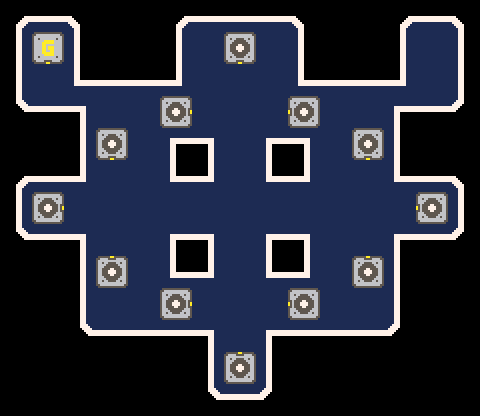

This is a level from a 2D game, rendered from its Tiled map with the project's own tilesets. A one-line summary and the complete map file follow:
An orthogonal 15x13 tile map with 32x32 px tiles, 2 tile layers (Blueboard, Element) and 1 object.

<map version="1.5" tiledversion="1.7.2" orientation="orthogonal" renderorder="left-down" width="15" height="13" tilewidth="32" tileheight="32" infinite="0" nextlayerid="4" nextobjectid="3">
 <tileset firstgid="1" source="../element.tsx" />
 <layer id="1" name="Blueboard" width="15" height="13" locked="1">
  <data encoding="csv">
28,29,47,0,0,43,29,29,29,30,0,0,43,29,30,
59,45,63,0,0,59,45,45,60,63,0,0,59,45,63,
59,45,46,29,29,44,45,61,77,46,29,29,44,62,63,
92,93,76,61,77,45,45,45,62,62,45,60,78,93,79,
0,0,59,77,62,78,76,60,78,76,62,62,63,0,0,
28,29,44,60,60,46,44,77,46,44,45,62,46,29,30,
59,60,77,77,62,45,61,61,77,77,61,60,77,45,63,
92,93,76,60,60,78,76,62,78,76,61,60,78,93,94,
0,0,59,60,60,46,44,77,46,44,77,62,63,0,0,
0,0,59,61,60,77,62,62,60,45,60,60,63,0,0,
0,0,75,93,93,93,76,61,78,93,93,93,79,0,0,
0,0,0,0,0,0,59,45,63,0,0,0,0,0,0,
0,0,0,0,0,0,92,93,79,0,0,0,0,0,0
</data>
 </layer>
 <layer id="3" name="Element" width="15" height="13">
  <data encoding="csv">
0,0,0,0,0,0,0,0,0,0,0,0,0,0,0,
0,35,0,0,0,0,0,3221225555,0,0,0,0,0,0,0,
0,0,0,0,0,0,0,0,0,0,0,0,0,0,0,
0,0,0,0,0,2684354643,0,0,0,1610612819,0,0,0,0,0,
0,0,0,3221225555,0,0,0,0,0,0,0,3221225555,0,0,0,
0,0,0,0,0,0,0,0,0,0,0,0,0,0,0,
0,2684354643,0,0,0,0,0,0,0,0,0,0,0,1610612819,0,
0,0,0,0,0,0,0,0,0,0,0,0,0,0,0,
0,0,0,83,0,0,0,0,0,0,0,83,0,0,0,
0,0,0,0,0,2684354643,0,0,0,1610612819,0,0,0,0,0,
0,0,0,0,0,0,0,0,0,0,0,0,0,0,0,
0,0,0,0,0,0,0,83,0,0,0,0,0,0,0,
0,0,0,0,0,0,0,0,0,0,0,0,0,0,0
</data>
 </layer>
 <objectgroup id="2" name="Object" visible="0" locked="1">
  <object id="1" x="242" y="208">
   <point />
  </object>
 </objectgroup>
</map>
